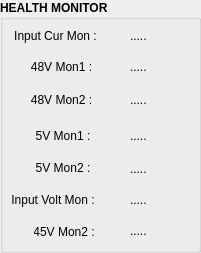
   <widget class="QGroupBox" name="radar_groupbox_25">
    <property name="geometry">
     <rect>
      <x>880</x>
      <y>380</y>
      <width>201</width>
      <height>253</height>
     </rect>
    </property>
    <property name="font">
     <font>
      <bold>true</bold>
     </font>
    </property>
    <property name="styleSheet">
     <string notr="true">QComboBox {
    color: white;
    background-color: #2a2f3b;
    border-radius: 5px;
    padding-left: 8px;
    padding-right: 25px;  /* reserve space for arrow */
    font-size: 12px;
}

/* Drop-down list (popup) */
QComboBox QAbstractItemView {
    background: transparent;             /* remove backside background */
    color: white;
    selection-background-color: #323741;
    selection-color: white;
    border: none;                        /* remove border */
    outline: 0;
    padding-left: 8px;                   /* add space from left */
    padding-right: 5px;
    border-radius: 5px;
    font-size: 15px;
}

/* Hover effect on closed combo box */
QComboBox:hover {
    background-color: #323741;
}

/* Drop-down arrow area (right side) */
QComboBox::drop-down {
    border: none;                        /* no border */
    width: 25px;
    subcontrol-origin: padding;
    subcontrol-position: top right;
    background: transparent;             /* keep transparent */
}

/* Arrow image */
QComboBox::down-arrow {
    image: url(:/resources/arrow.png);
    width: 12px;
    height: 12px;
}

/* Button styling */
QPushButton {
    background-color: orange;
    color: black;
    border: none;
    height: 35px;
    border-radius: 5px;
    font-size: 16px;
}

QPushButton:pressed {
    background-color: darkorange;
}

</string>
    </property>
    <property name="title">
     <string>HEALTH MONITOR</string>
    </property>
    <widget class="QLabel" name="label_161">
     <property name="geometry">
      <rect>
       <x>31</x>
       <y>59</y>
       <width>61</width>
       <height>16</height>
      </rect>
     </property>
     <property name="font">
      <font>
       <pointsize>9</pointsize>
      </font>
     </property>
     <property name="text">
      <string>48V Mon1 :</string>
     </property>
     <property name="alignment">
      <set>Qt::AlignmentFlag::AlignCenter</set>
     </property>
    </widget>
    <widget class="QLabel" name="label_165">
     <property name="geometry">
      <rect>
       <x>10</x>
       <y>25</y>
       <width>91</width>
       <height>21</height>
      </rect>
     </property>
     <property name="font">
      <font>
       <pointsize>9</pointsize>
      </font>
     </property>
     <property name="text">
      <string>Input Cur Mon :</string>
     </property>
     <property name="alignment">
      <set>Qt::AlignmentFlag::AlignCenter</set>
     </property>
    </widget>
    <widget class="QLabel" name="label_166">
     <property name="geometry">
      <rect>
       <x>31</x>
       <y>92</y>
       <width>61</width>
       <height>16</height>
      </rect>
     </property>
     <property name="font">
      <font>
       <pointsize>9</pointsize>
      </font>
     </property>
     <property name="text">
      <string>48V Mon2 :</string>
     </property>
     <property name="alignment">
      <set>Qt::AlignmentFlag::AlignCenter</set>
     </property>
    </widget>
    <widget class="QLabel" name="label_167">
     <property name="geometry">
      <rect>
       <x>34</x>
       <y>160</y>
       <width>58</width>
       <height>16</height>
      </rect>
     </property>
     <property name="font">
      <font>
       <pointsize>9</pointsize>
      </font>
     </property>
     <property name="text">
      <string>5V Mon2 :</string>
     </property>
     <property name="alignment">
      <set>Qt::AlignmentFlag::AlignCenter</set>
     </property>
    </widget>
    <widget class="QLabel" name="label_171">
     <property name="geometry">
      <rect>
       <x>34</x>
       <y>128</y>
       <width>58</width>
       <height>16</height>
      </rect>
     </property>
     <property name="font">
      <font>
       <pointsize>9</pointsize>
      </font>
     </property>
     <property name="text">
      <string>5V Mon1 :</string>
     </property>
     <property name="alignment">
      <set>Qt::AlignmentFlag::AlignCenter</set>
     </property>
    </widget>
    <widget class="QLabel" name="label_172">
     <property name="geometry">
      <rect>
       <x>11</x>
       <y>192</y>
       <width>84</width>
       <height>16</height>
      </rect>
     </property>
     <property name="font">
      <font>
       <pointsize>9</pointsize>
      </font>
     </property>
     <property name="text">
      <string>Input Volt Mon :</string>
     </property>
     <property name="alignment">
      <set>Qt::AlignmentFlag::AlignCenter</set>
     </property>
    </widget>
    <widget class="QLabel" name="v5Mon1">
     <property name="geometry">
      <rect>
       <x>130</x>
       <y>125</y>
       <width>61</width>
       <height>21</height>
      </rect>
     </property>
     <property name="font">
      <font>
       <pointsize>9</pointsize>
      </font>
     </property>
     <property name="text">
      <string>.....</string>
     </property>
    </widget>
    <widget class="QLabel" name="v5Mon2">
     <property name="geometry">
      <rect>
       <x>130</x>
       <y>158</y>
       <width>61</width>
       <height>21</height>
      </rect>
     </property>
     <property name="font">
      <font>
       <pointsize>9</pointsize>
      </font>
     </property>
     <property name="text">
      <string>.....</string>
     </property>
    </widget>
    <widget class="QLabel" name="v45Mon">
     <property name="geometry">
      <rect>
       <x>130</x>
       <y>189</y>
       <width>61</width>
       <height>21</height>
      </rect>
     </property>
     <property name="font">
      <font>
       <pointsize>9</pointsize>
      </font>
     </property>
     <property name="text">
      <string>.....</string>
     </property>
    </widget>
    <widget class="QLabel" name="current">
     <property name="geometry">
      <rect>
       <x>130</x>
       <y>25</y>
       <width>61</width>
       <height>21</height>
      </rect>
     </property>
     <property name="font">
      <font>
       <pointsize>9</pointsize>
      </font>
     </property>
     <property name="text">
      <string>.....</string>
     </property>
    </widget>
    <widget class="QLabel" name="v48M1">
     <property name="geometry">
      <rect>
       <x>130</x>
       <y>56</y>
       <width>61</width>
       <height>21</height>
      </rect>
     </property>
     <property name="font">
      <font>
       <pointsize>9</pointsize>
      </font>
     </property>
     <property name="text">
      <string>.....</string>
     </property>
    </widget>
    <widget class="QLabel" name="v48M2">
     <property name="geometry">
      <rect>
       <x>130</x>
       <y>89</y>
       <width>61</width>
       <height>21</height>
      </rect>
     </property>
     <property name="font">
      <font>
       <pointsize>9</pointsize>
      </font>
     </property>
     <property name="text">
      <string>.....</string>
     </property>
    </widget>
    <widget class="QLabel" name="label_174">
     <property name="geometry">
      <rect>
       <x>34</x>
       <y>224</y>
       <width>60</width>
       <height>16</height>
      </rect>
     </property>
     <property name="font">
      <font>
       <pointsize>9</pointsize>
      </font>
     </property>
     <property name="text">
      <string>45V Mon2 :</string>
     </property>
     <property name="alignment">
      <set>Qt::AlignmentFlag::AlignCenter</set>
     </property>
    </widget>
    <widget class="QLabel" name="v45Mon2">
     <property name="geometry">
      <rect>
       <x>130</x>
       <y>220</y>
       <width>61</width>
       <height>21</height>
      </rect>
     </property>
     <property name="font">
      <font>
       <pointsize>9</pointsize>
      </font>
     </property>
     <property name="text">
      <string>.....</string>
     </property>
    </widget>
   </widget>
